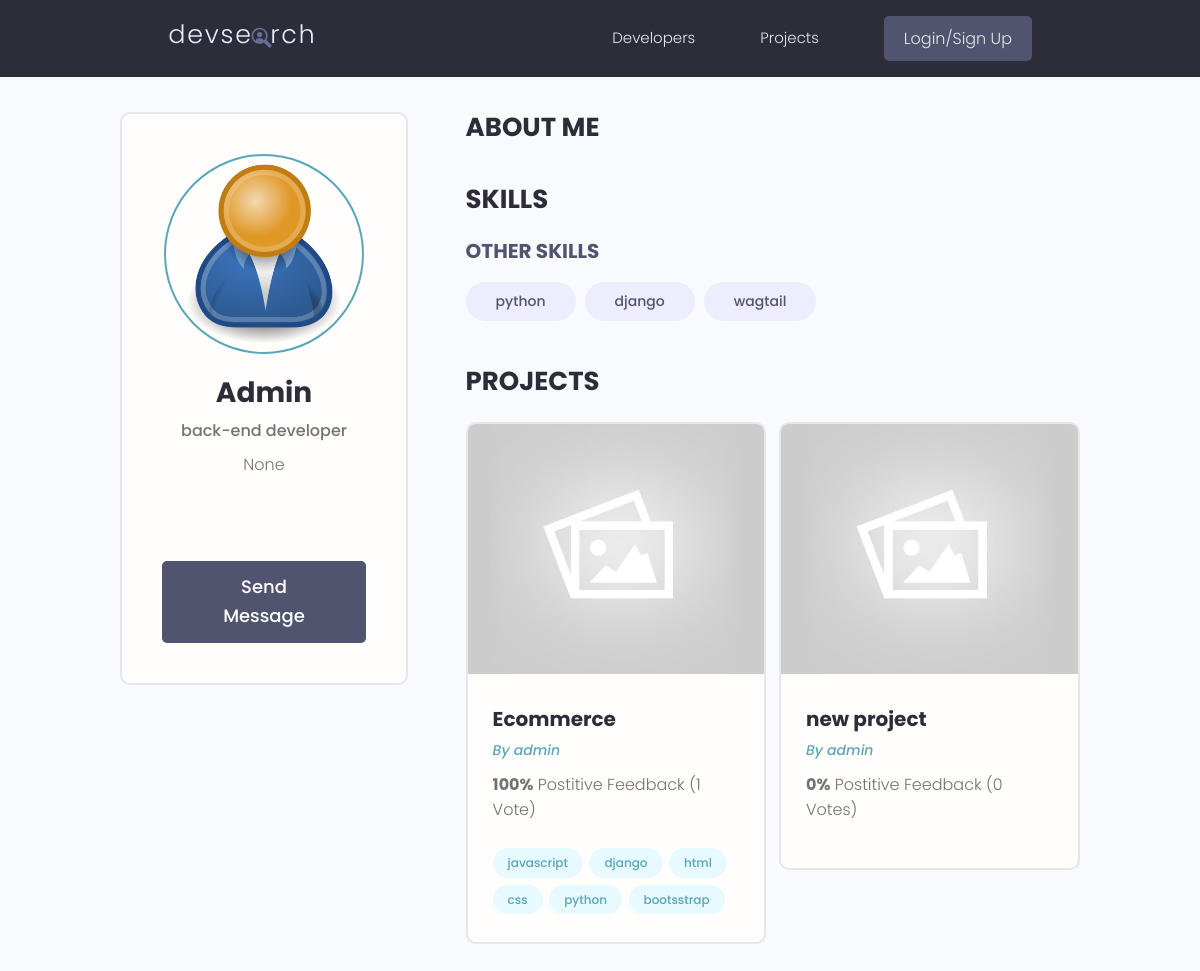
Screenshot of /profile/9b4cf99d-6f0e-4434-bdbb-b2c572dea37f/ with the database file from the repository.
### users/models.py (models this page shows, shortened)
class Profile(models.Model):
    id = models.UUIDField(default=uuid.uuid4, unique=True,
                          primary_key=True, editable=False)
    user = models.OneToOneField(User, on_delete=models.CASCADE, null=True, blank=True)
    name = models.CharField(max_length=200, blank=True, null=True)
    email = models.EmailField(max_length=500, blank=True, null=True)
    username = models.CharField(max_length=200, blank=True, null=True)
    location = models.CharField(max_length=200, blank=True, null=True)
    short_intro = models.CharField(max_length=200, null=True, blank=True)
    bio = models.TextField(blank=True, null=True)
    profile_image = models.ImageField(null=True, blank=True, upload_to='profiles/', default='profiles/user-default.png')
    social_github = models.CharField(max_length=200, blank=True, null=True)
    social_twitter = models.CharField(max_length=200, blank=True, null=True)
    social_linkedin = models.CharField(max_length=200, blank=True, null=True)
    social_youtube = models.CharField(max_length=200, blank=True, null=True)
    social_website = models.CharField(max_length=200, blank=True, null=True)
    created = models.DateTimeField(auto_now_add=True)
    class Meta:
        ordering = ['created']

class skill(models.Model):
    id = models.UUIDField(default=uuid.uuid4, unique=True,
                          primary_key=True, editable=False)
    owner = models.ForeignKey(
        Profile, on_delete=models.CASCADE, null=True, blank=True)
    name = models.CharField(max_length=200, blank=True, null=True)
    description = models.TextField(null=True, blank=True)
    created = models.DateTimeField(auto_now_add=True)
    def __str__(self):
        return str(self.name)

### projects/models.py (models this page shows, shortened)
class Project(models.Model):
    id = models.UUIDField(default=uuid.uuid4, unique=True,
                          primary_key=True, editable=False)
    owner = models.ForeignKey(Profile, null=True, blank=True, on_delete=models.SET_NULL)
    title = models.CharField(max_length=200)
    description = models.TextField(null=True, blank=True)
    featured_image = models.ImageField(null=True, blank=True, default="default.jpg")
    demo_link = models.CharField(max_length=2000, null=True, blank=True)
    source_link = models.CharField(max_length=2000, null=True, blank=True)
    tags = models.ManyToManyField('Tag', blank=True)
    vote_total = models.IntegerField(default=0, null=True, blank=True)
    vote_ratio = models.IntegerField(default=0, null=True, blank=True)
    created = models.DateTimeField(auto_now_add=True)
    class Meta:
        ordering = ['-vote_ratio', '-vote_total', 'title']

class Tag(models.Model):
    id = models.UUIDField(default=uuid.uuid4, unique=True,
                          primary_key=True, editable=False)
    name = models.CharField(max_length=200)
    created = models.DateTimeField(auto_now_add=True)
    def __str__(self):
        return self.name

### users/views.py (the view)
# urls.py: path('profile/<str:pk>/', views.userProfile, name='user-profile'),
def userProfile(request, pk):
    profile = Profile.objects.get(id=pk)
    topSkills = profile.skill_set.exclude(description__exact="")
    otherSkills = profile.skill_set.filter(description="")
    context = {'profile':profile, 'topSkills':topSkills,
               'otherSkills':otherSkills}
    return render(request, 'users/user-profile.html', context)

### users/templates/users/user-profile.html (shortened to what this page needs)
{% extends 'base.html' %}
{% block content %}
<main class="profile my-md">
    <div class="container">
      <div class="layout">
        <div class="column column--1of3">
          <div class="card text-center">
            <div class="card__body dev">
              <img class="avatar avatar--xl" src="{{ profile.profile_image.url }}" />
              <h2 class="dev__name">{{ profile.name|title }}</h2>
              <p class="dev__title">{{ profile.short_intro }}</p>
              <p class="dev__location">{{ profile.location }}</p>
              <ul class="dev__social">
              </ul>
              {% if request.user.profile.id != profile.id %}
              <a href="{% url 'create-message' profile.id %}" class="btn btn--sub btn--lg">Send Message </a>
              {% endif %}
            </div>
          </div>
        </div>
        <div class="column column--2of3">
          <div class="devInfo">
            <h3 class="devInfo__title">About Me</h3>
          </div>
          <div class="devInfo">
            <h3 class="devInfo__title">Skills</h3>
            <div class="devInfo__skills">
              <h3 class="devInfo__subtitle">Other Skills</h3>
              <div class="devInfo__otherSkills">
                {% for skill in otherSkills %}
                <span class="tag tag--pill tag--sub tag--lg">
                  <small>{{ skill }}</small>
                </span>
                {% endfor %}
              </div>
            </div>
          </div>
          <div class="devInfo">
            <h3 class="devInfo__title">Projects</h3>
            <div class="grid grid--two">
              {% for project in profile.project_set.all %}
              <div class="column">
                <div class="card project">
                  <a href="{% url 'project' project.id %}" class="project">
                    <img class="project__thumbnail" src="{{ project.featured_image.url }}" alt="project thumbnail" />
                    <div class="card__body">
                      <h3 class="project__title">{{ project.title }}</h3>
                      <p><a class="project__author" href="{% url 'user-profile' project.owner.id %}">By {{ project.owner.name }}</a></p>
                      <p class="project--rating">
                        <span style="font-weight: bold;">{{ project.vote_ratio }}%</span> Postitive
                        Feedback ({{ project.vote_total }} Vote{{ project.vote_total|pluralize:"s" }})
                      </p>
                      <div class="project__tags">
                        {% for tag in project.tags.all %}
                        <span class="tag tag--pill tag--main">
                          <small>{{ tag }}</small>
                        </span>
                        {% endfor %}
                      </div>
                    </div>
                  </a>
                </div>
              </div>
              {% endfor %}
            </div>
          </div>
        </div>
      </div>
    </div>
  </main>
{% endblock %}

### static/css/app.css (style rules this page uses)
:root { --color-sub: #2d2d39; }
.btn--sub { background-color: var(--color-sub-light); }
.card { border: 2px solid var(--color-light); }
img { width: 100%; }
.profile .card > .dev { padding: 4rem; }
.dev__name { color: var(--color-sub); font-size: 2.8rem; font-weight: 700; margin-top: 1rem; margin-bottom: 0.5rem; }
.dev__title { font-size: 1.6rem; font-weight: 500; line-height: 1.3; }
.dev__location { margin-top: 1rem; }
.dev__social { margin: 3rem 0; list-style: none; display: flex; justify-content: center; gap: 1.5rem; }
.devInfo { margin-bottom: 3rem; }
.devInfo__title, .devInfo__subtitle { font-size: 2.6rem; color: var(--color-sub); text-transform: uppercase; font-weight: 700; margin-bottom: 1.5rem; }
.devInfo__subtitle { font-size: 2rem; color: var(--color-sub-light); }
.project__author { font-size: 1.4rem; font-style: italic; }
.project--rating { margin-bottom: 1.6em; margin-top: .5em; }
.project__thumbnail { height: 25rem; object-fit: cover; object-position: top center; }
.project__title { font-size: 2rem; font-weight: 700; color: var(--color-sub); }

### static/uikit/styles/modules/_variables.css (style rules this page uses)
:root { --color-main: #5aa5b9; --color-main-light: #e6faff; --color-sub: #3f4156; --color-sub-light: #51546e; --color-sub-lighter: #ededfd; --color-text: #737373; --color-gray: #8b8b8b; --color-light: #e5e7eb; --color-light-gray: #767676; --color-bg: #f8fafd; --color-white: #fffefd; --color-white-light: #f3f3f3; --color-success: #359e64; --color-success-bg: #def8e8; --color-error: #fc4b0b; --color-error-bg: #fff2ee; --font-base: 'Poppins', arial, helvetica, 'Segoe UI', roboto, ubuntu, sans-serif; --font-monospace: 'Fira Code', 'Courier New', courier, monospace; --font-regular: 300; --font-medium: 500; --font-bold: 700; --generic-shadow: 1px 1px 5px #00000010; --generic-transition: all 0.3s ease-in-out; }

### static/uikit/styles/modules/_base.css (style rules this page uses)
* { margin: 0; padding: 0; box-sizing: border-box; text-rendering: optimizeLegibility; color: inherit; font-size: inherit; }
html { font-size: 50%; }
@media only screen and (min-width: 480px) { html { font-size: 56.25%; } }
@media only screen and (min-width: 1200px) { html { font-size: 62.5%; } }
body { line-height: 1.6; font-weight: 400; font-size: 1.5rem; color: var(--color-text); background-color: var(--color-bg); min-height: 100vh; }

### static/uikit/styles/modules/_typography.css (style rules this page uses)
* { font-family: var(--font-base); }
h2 { font-size: 3.6rem; font-weight: var(--font-bold); }
h3 { font-size: 3.2rem; font-weight: var(--font-medium); }
p, span, strong { font-size: 1.6rem; color: var(--color-text); font-weight: var(--font-regular); }
a { padding-bottom: 2px; text-decoration: none; display: inline-block; color: var(--color-main); font-weight: var(--font-medium); }

### static/uikit/styles/modules/_utilities.css (style rules this page uses)
.container { width: 92%; max-width: 165rem; margin: 0 auto; box-sizing: border-box; }
@media screen and (min-width: 1000px) { .container { width: 90%; } }
@media screen and (min-width: 1200px) { .container { width: 80%; } }
.text-center { text-align: center; }
.my-md { margin: 3rem auto; }

### static/uikit/styles/modules/_avatar.css (style rules this page uses)
.avatar { border-radius: 50%; border: 2px solid var(--color-main); object-fit: cover; }
.avatar--xl { height: 20rem; width: 20rem; }

### static/uikit/styles/modules/_button.css (style rules this page uses)
.btn { display: inline-block; position: relative; cursor: pointer; background-color: var(--color-light); font-weight: var(--font-medium); color: var(--color-sub); text-decoration: none; padding: 1rem 2rem; border-radius: 0.5rem; border: none; width: -webkit-fit-content; width: -moz-fit-content; width: fit-content; height: -webkit-fit-content; height: -moz-fit-content; height: fit-content; font-size: 1.6rem; outline-width: 0; outline-color: transparent; -webkit-backface-visibility: hidden; backface-visibility: hidden; transition: all 0.3s ease-in-out; }
.btn--sub { background-color: var(--color-sub); color: var(--color-white); }
.btn--lg { font-size: 1.8rem; padding: 1.2rem 4.5rem; }

### static/uikit/styles/modules/_card.css (style rules this page uses)
.card { border-radius: 1rem; background-color: var(--color-white); border: 1.5px solid var(--color-light); width: auto; height: auto; margin-top: 0.5rem; margin-bottom: 0.5rem; overflow: hidden; }
.card__body, .card__header { padding: 2rem 2.5rem; }

### static/uikit/styles/modules/_grid.css (style rules this page uses)
.grid { display: flex; flex-wrap: wrap; justify-content: flex-start; align-items: stretch; }
.grid > .column { min-width: 28rem; margin-bottom: 2.5rem; }
.grid--two > .column { flex-basis: 100%; }
@media screen and (min-width: 800px) { .grid--two { margin-right: -2%; } }
@media screen and (min-width: 800px) { .grid--two > .column { margin-right: 2%; } }
@media screen and (min-width: 800px) { .grid--two > .column { flex-basis: 48%; } }

### rows the page displays
Profile: profile_image (placeholder picture), name "Admin", short_intro "back-end developer", location "None"
skill: name "python"
skill: name "django"
skill: name "wagtail"
Project: featured_image (placeholder picture), title "Ecommerce", owner.name "admin", vote_ratio "100", vote_total "1"
Tag: name "javascript"
Tag: name "django"
Tag: name "html"
Tag: name "css"
Tag: name "python"
Tag: name "bootsstrap"
Project: featured_image (placeholder picture), title "new project", owner.name "admin", vote_ratio "0", vote_total "0"
